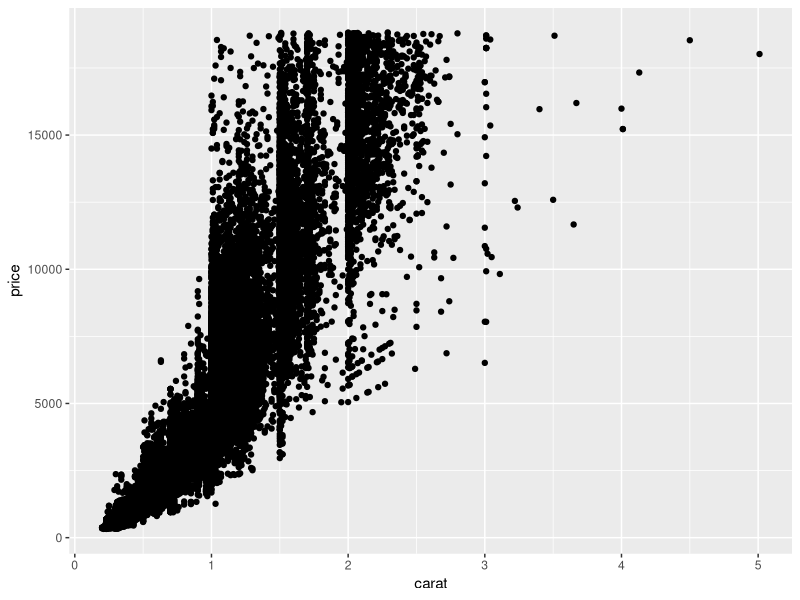
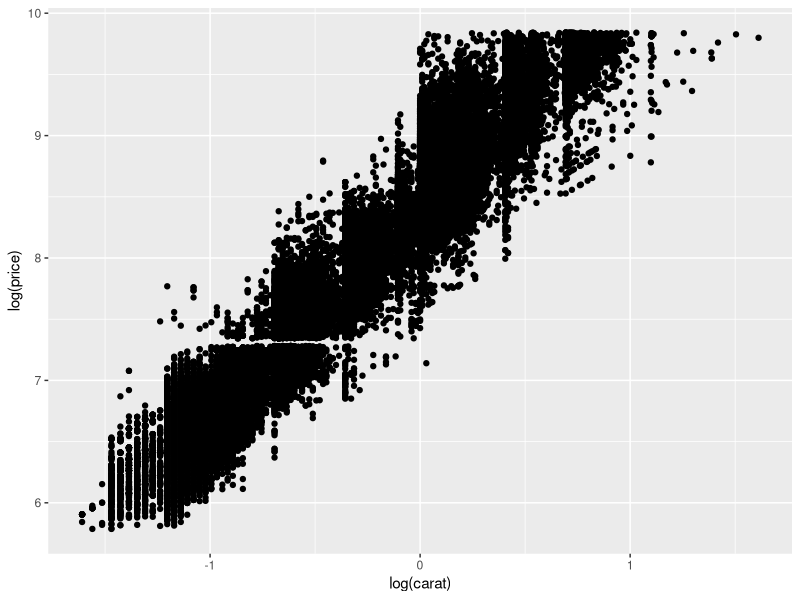
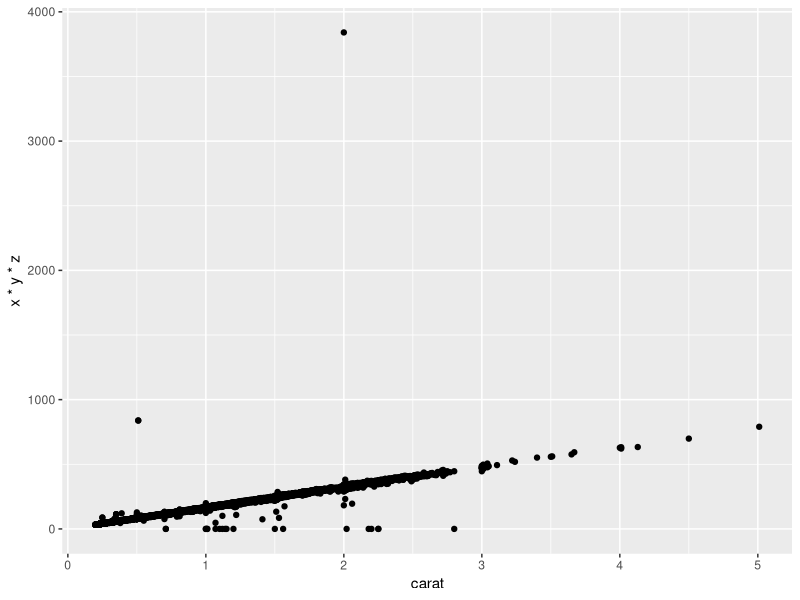
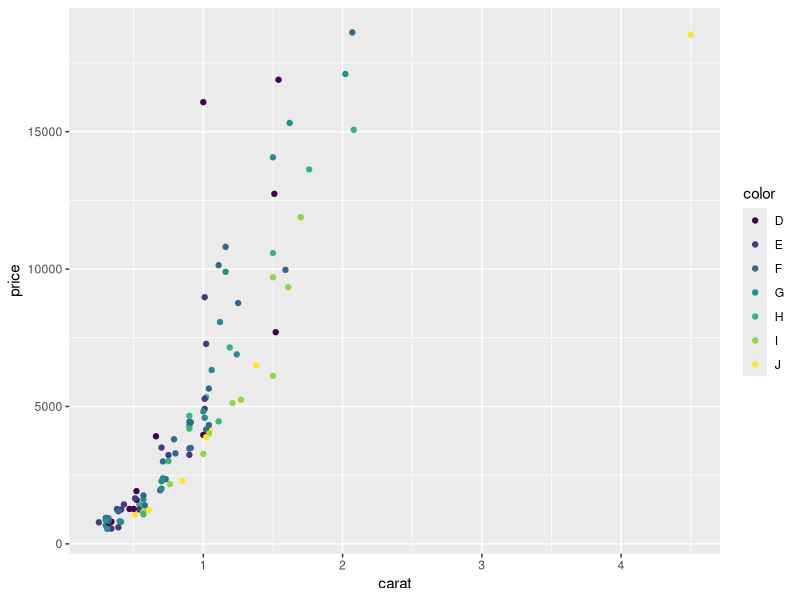
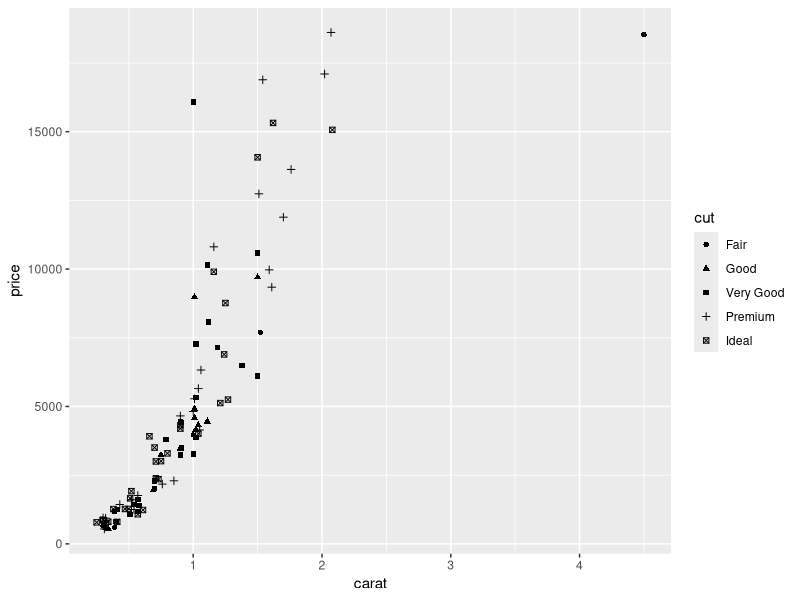
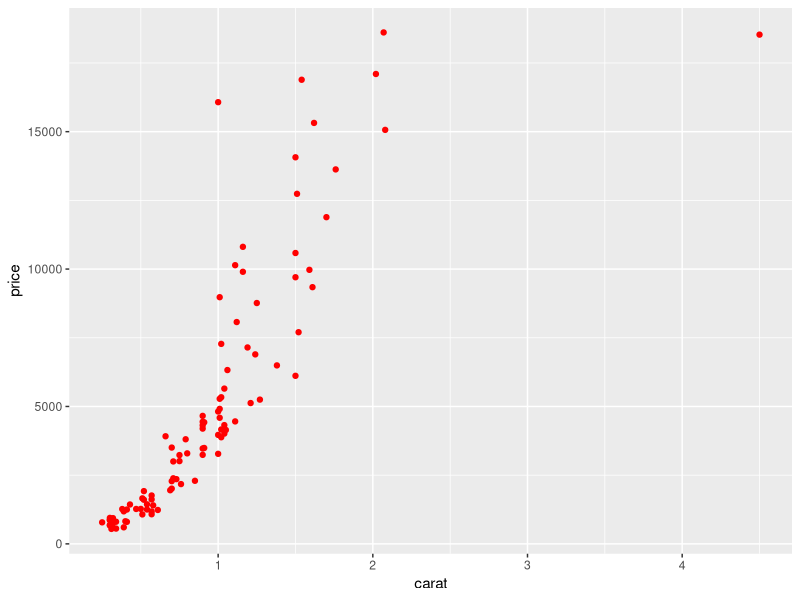
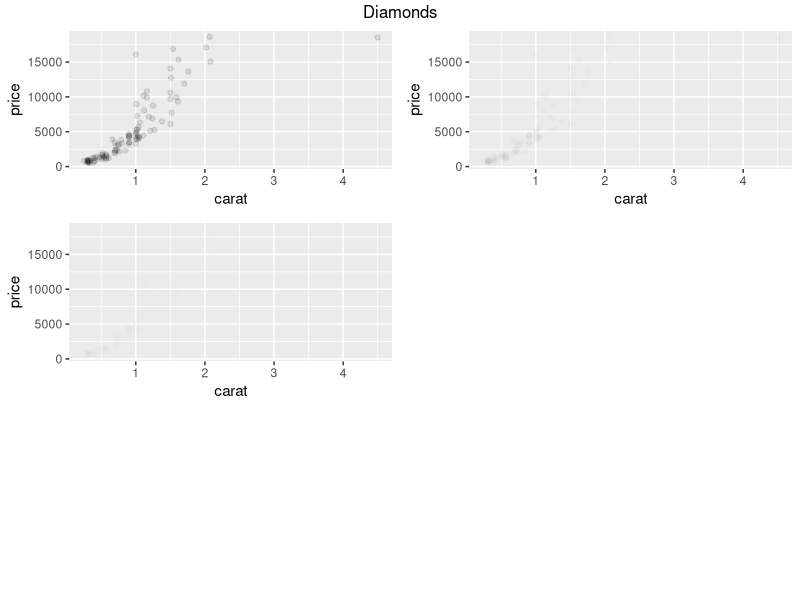
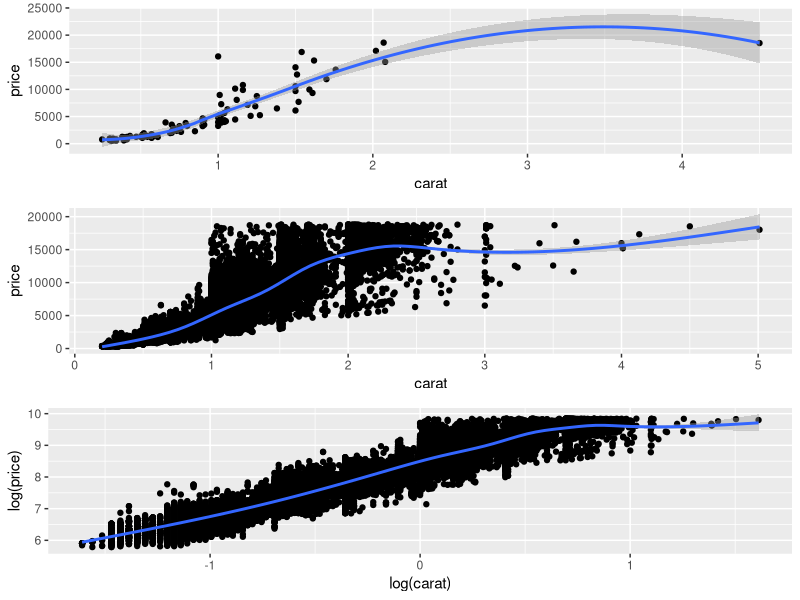

Source code (R) for these figures, in order: (Note: this script raises an error after producing the figures.)
library(ggplot2)
library(gridExtra)

############# qplot: Quick Plot ###############
# http://ggplot2.org/book/qplot.pdf
# http://ggplot2.org/book/toc.pdf
# Use data set diamonds available in ggplot

set.seed(1410)  # Make the sample reproducible
dsmall <- diamonds[sample(nrow(diamonds), 100), ]

qplot(data = diamonds, carat, price)

# Looks exponential --> transform with log (to see linear relation)
qplot(data = diamonds, log(carat), log(price))

qplot(carat, x * y * z, data = diamonds)

# With colors
qplot(carat, price, data = dsmall, colour = color) # because df has a col named color
qplot(carat, price, data = dsmall, shape = cut) # because df has a col named cut

# manually set the aesthetics using I(), e.g., colour = I("red")
# or size = I(2). 
qplot(carat, price, data = dsmall, colour = I("red")) # because df has a col named color


# Use semitransparent colour with alpha aestic with val between 0 and 1
par(mfrow = c(3, 2))

p1 <- qplot(carat, price, data = dsmall, alpha = I(1/10))
p2 <- qplot(carat, price, data = dsmall, alpha = I(1/100))
p3 <- qplot(carat, price, data = dsmall, alpha = I(1/200))

grid.arrange(p1, p2, p3, nrow = 3, ncol =2, top = "Diamonds")
# Different types of aesthetic attributes work better with different types of
# variables. For example, colour and shape work well with categorical variables,
# while size works better with continuous variables. The amount of data also
# makes a difference: if there is a lot of data, like in the plots above, it can
# be hard to distinguish the different groups

# Plot geoms

# Adding a smoother
p4 <- qplot(carat, price, data = dsmall, geom = c("point", "smooth"))
p5 <- qplot(carat, price, data = diamonds, geom = c("point", "smooth"))
p6 <- qplot(log(carat), log(price), data = diamonds, geom = c("point", "smooth"))

grid.arrange(p4, p5, p6)


#############################################################################

# Gamle eksempler
# Plot result
ggplot(data = df.null.xpid.15, aes(y = df.null.xpid.15$prop, x = c(0:43), color = "No_XPID")) +
  geom_line(alpha = 0.8) +
  geom_line(aes(y = df.xpid.15$prop, color = "With_XPID")) +
  scale_color_manual("",
                     breaks = c("No_XPID", "With_XPID"),
                     values = c("darkred", "darkgreen")) +
  scale_x_continuous(breaks = round(seq(0, 43, by = 2),1)) +
  ggtitle("15. January, Account 28: Visitors with and without XPIDs") +
  xlab("Days since last used") + 
  ylab("Proportion %") 

ggplot(data = df.null.xpid.15, aes(y = df.null.xpid.15$cum, x = c(0:43), color = "No_XPID")) +
  geom_line(alpha = 0.8) +
  geom_line(aes(y = df.xpid.15$cum, color = "With_XPID")) +
  scale_color_manual("",
                     breaks = c("No_XPID", "With_XPID"),
                     values = c("darkred", "darkgreen")) +
  scale_x_continuous(breaks = round(seq(0, 43, by = 5),1)) +
  scale_y_continuous(breaks = round(seq(0, 1, by = 0.1),1)) +
  ggtitle("15. January, Account 28: Visitors with and without XPIDs (cumulative)") +
  xlab("Days since last used") + 
  ylab("Proportion")

# Plot result
ggplot(data = df.null.xpid.26, aes(y = df.null.xpid.26$prop, x = c(0:43), color = "No_XPID")) +
  geom_line(alpha = 0.8) +
  geom_line(aes(y = df.xpid.26$prop, color = "With_XPID")) +
  scale_color_manual("",
                     breaks = c("No_XPID", "With_XPID"),
                     values = c("darkred", "darkgreen")) +
  scale_x_continuous(breaks = round(seq(0, 43, by = 2),1)) +
  ggtitle("12. January, Account 26: Visitors with and without XPIDs") +
  xlab("Days since last used") + 
  ylab("Proportion")

# Cumulative 
ggplot(data = df.null.xpid.26, aes(y = df.null.xpid.26$cum, x = c(0:43), color = "No_XPID")) +
  geom_line(alpha = 0.8) +
  geom_line(aes(y = df.xpid.26$cum, color = "With_XPID")) +
  scale_color_manual("",
                     breaks = c("No_XPID", "With_XPID"),
                     values = c("darkred", "darkgreen")) +
  scale_x_continuous(breaks = round(seq(0, 43, by = 5),1)) +
  scale_y_continuous(breaks = round(seq(0, 1, by = 0.1),1)) +
  ggtitle("12. January, Account 26: Visitors with and without XPIDs (cumulative)") +
  xlab("Days since last used") + 
  ylab("Proportion") 
###########################################
